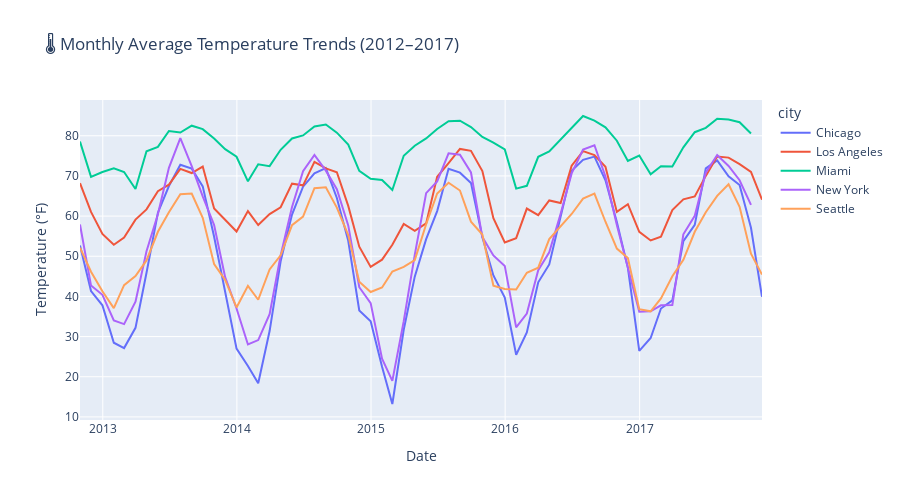

The notebook cell saved with this chart:
### Code cell
fig = px.line(
    df_long,
    x='datetime',
    y='temperature_F',
    color='city',
    title='🌡️ Monthly Average Temperature Trends (2012–2017)',
    labels={'datetime': 'Date', 'temperature_F': 'Temperature (°F)'}
)
fig.update_layout(height=500)
fig.show()
